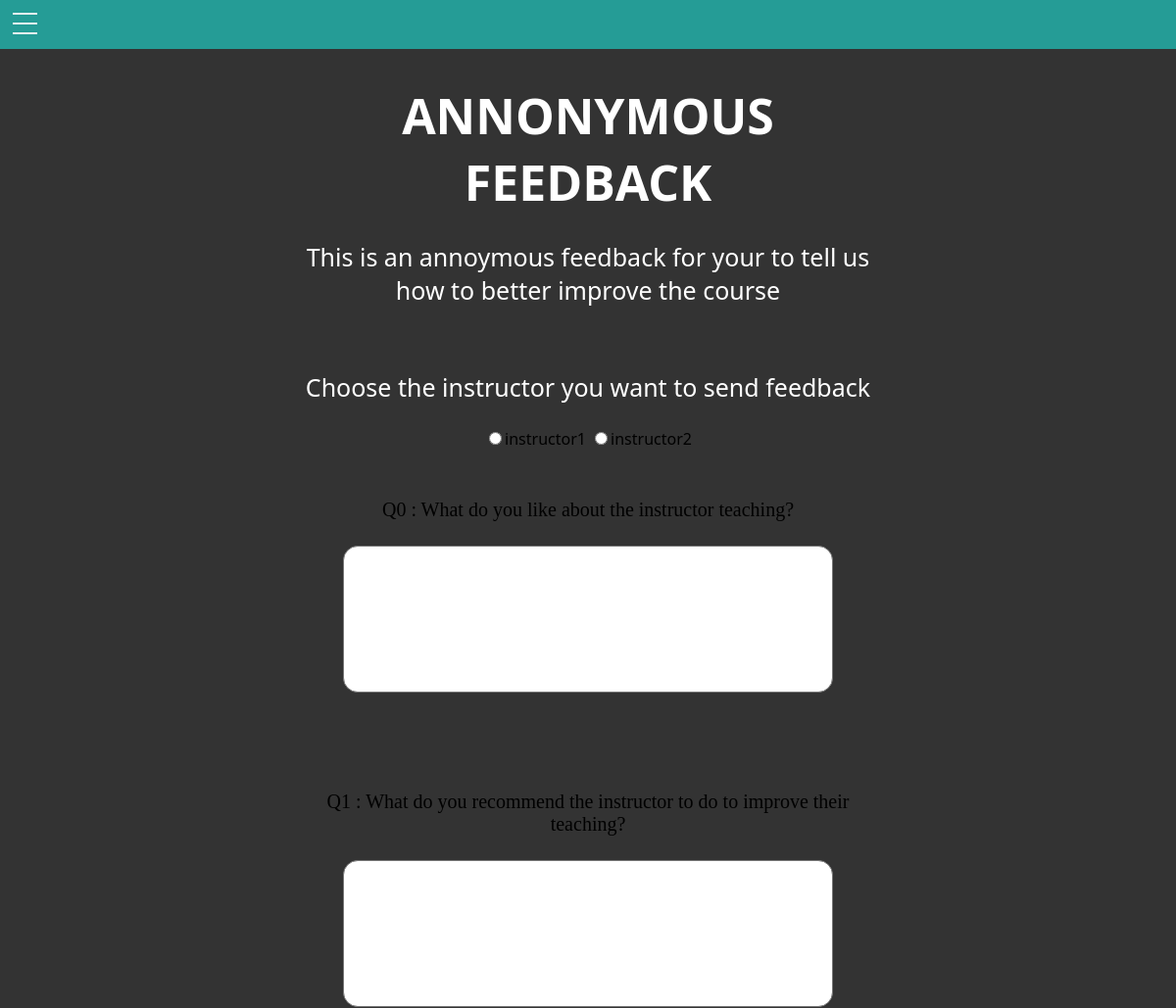
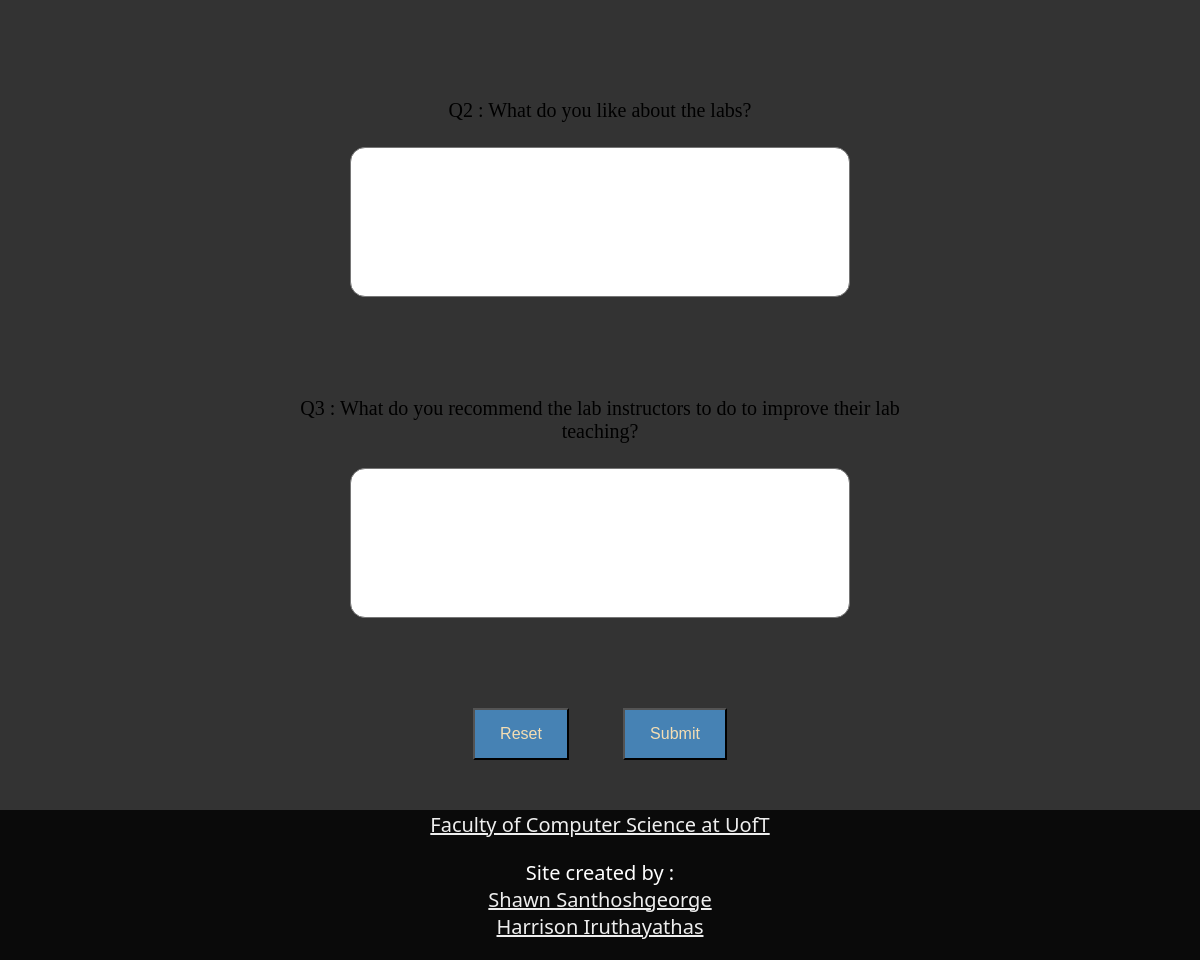
The app's page /feedback (signed in) with its own data (2 pictures, top to bottom).
### tables this page shows
CREATE TABLE "users" (
	"id"	INTEGER,
	"username"	TEXT,
	"password"	TEXT,
	"name"	TEXT,
	"usertype"	TEXT,
	PRIMARY KEY("id")
);

CREATE TABLE "feedbackQn" (
	"numQn"	TEXT,
	"question"	TEXT,
	PRIMARY KEY("numQn")
);

### app.py (the view, shortened to what this page needs)
@app.route("/feedback", methods=['GET', 'POST'])
def feedback():
    db = get_db()
    db.row_factory = make_dicts
    if 'userID' not in session:
        return redirect("login")
    usertype = query_db('SELECT name, usertype FROM users WHERE id = ?', [session['userID']], one=True)['usertype']
    if usertype == "Student":
        instructorNames = [instructorDict['name'] for instructorDict in query_db('SELECT name FROM users WHERE usertype = ?', ['Instructor'])]
        feedbackQn = [questionsDict['question'] for questionsDict in query_db('SELECT question FROM feedbackQn') ]
        return render_template("feedback.html", usertype=escape(usertype), instructors=instructorNames, questions=feedbackQn, len=len(feedbackQn))

### app.py (called while the page is built)
def get_db():
    db = getattr(g, '_database', None)
    if db is None:
        db = g._database = sqlite3.connect(DATABASE)
    return db

def make_dicts(cursor, row):
    return dict((cursor.description[idx][0], value)
                for idx, value in enumerate(row))

def query_db(query, args=(), one=False):
    cur = get_db().execute(query, args)
    rv = cur.fetchall()
    cur.close()
    return (rv[0] if rv else None) if one else rv

@app.teardown_appcontext
def close_connection(exception):
    db = getattr(g, '_database', None)
    if db is not None:
        db.close()

### templates/feedback.html (shortened to what this page needs)
{% extends "template.html" %}
  {% block head %}
    {{ super() }}
    <link
      rel="stylesheet"
      href="{{ url_for('static', filename='css/feedback.css') }}"
    />
  {% endblock %}
  {% block content %}
    <div class="wrapper">
      <h1>Annonymous Feedback</h1>
      {% if usertype=="Student" %}
        <p> This is an annoymous feedback for your to tell us how to better improve the course </p>
        <form method="post">
          <div class="instructors">
            <p>Choose the instructor you want to send feedback</p>
            {% for instructor in instructors %}
              <input type="radio" name="instructor" id="option1" value={{instructor}} required="">{{instructor}}</input>
            {% endfor %}
          </div>
          <div class="questions">
            {% for i in range(0, len)%}
            <div class="question">
              <label for="feedback">Q{{i}} : {{questions[i]}}</label>
              <textarea name="qn{{i}}" id="feedback" rows="5" cols="50" required=""></textarea>
            </div>
            {% endfor %}
          </div>
          <div class="input">
            <input type="reset" value="Reset" />
            <input type="submit" value="Submit" />
          </div>
        </form>
      {%endif%}
    </div>
  {% endblock %}

### templates/template.html (shortened to what this page needs)
<!DOCTYPE html>
<html lang="en">
  <head>
    {% block head %}
    <link
      rel="stylesheet"
      href="{{ url_for('static', filename='css/template.css') }}"
    />
    {% endblock %}
  </head>
  <body>
    <header>
      <div class="nav">
        <div class="nav-btn">
          <label for="nav-check">
            <span></span>
            <span></span>
            <span></span>
          </label>
        </div>
      </div>
    </header>
    {% block content %}
    {% endblock %}
    <div class="footer">
      <footer>
        <a href="https://www.utsc.utoronto.ca/cms/faculty-of-computer-science"
          >Faculty of Computer Science at UofT</a>
        <p>
          Site created by :
          <br />
          <a href="https://www.linkedin.com/in/shawnsg/"
            >Shawn Santhoshgeorge</a
          >
          <br />
          <a href="https://www.linkedin.com/in/harrison-iruthayathas-055409196/"
            >Harrison Iruthayathas</a
          >
        </p>
      </footer>
    </div>
  </body>
</html>

### static/css/template.css (style rules this page uses)
* { box-sizing: border-box; }
html { scroll-behavior: smooth; overflow-x: hidden; }
body { margin: 0px; font-family: "segoe ui"; background-color: #333; }
a { color: #eee; }
.nav { height: 50px; width: auto; background-color: #259c96; position: relative; }
.nav > .nav-btn { display: none; }
.wrapper { width: 1200px; margin: auto; height: auto; text-align: center; justify-content: center; }
.wrapper h1 { text-transform: uppercase; font-size: 50px; color: #fff; margin-bottom: 2px; }
.wrapper p { font-size: 25px; color: white; }
.footer { background-color: #000000cc; color: white; width: auto; height: 150px; margin-top: 10px; font-size: 20px; }
.footer footer { display: flex; flex-direction: column; align-items: center; }
.footer footer a, .footer footer p { padding-top: 1px; text-align: center; }
@media (max-width: 1200px) { .wrapper { width: 400px; overflow: hidden; } }
@media (max-width: 1200px) { .nav > .nav-btn { display: inline; left: 0px; } }
@media (max-width: 1200px) { .nav > .nav-btn > label { display: block; width: 50px; height: 50px; padding: 13px; } }
@media (max-width: 1200px) { .nav > .nav-btn > label > span { display: block; width: 25px; height: 10px; border-top: 2px solid #eee; } }

### static/css/feedback.css (style rules this page uses)
.wrapper { width: 600px; }
.wrapper form { padding-top: 15px; display: flex; flex-direction: column; }
form label { font-family: cursive; font-size: 20px; }
form textarea { height: 150px; margin: 50px; font-family: Tahoma, sans-serif; font-size: 20px; resize: none; margin-top: 25px; border-radius: 15px; }
form .question { display: flex; flex-direction: column; margin-top: 50px; }
.input { margin: 15px; }
input[type="submit"], input[type="reset"] { color: wheat; background-color: steelblue; padding: 15px 25px; font-size: 16px; margin: 25px; }

### records on screen
users: name "instructor1"
users: name "instructor2"
feedbackQn: question "What do you like about the instructor teaching?"
feedbackQn: question "What do you recommend the instructor to do to improve their teaching?"
feedbackQn: question "What do you like about the labs?"
feedbackQn: question "What do you recommend the lab instructors to do to improve their lab teaching?"

### other values on screen
{{ i }} "0" "1" "2" "3"
